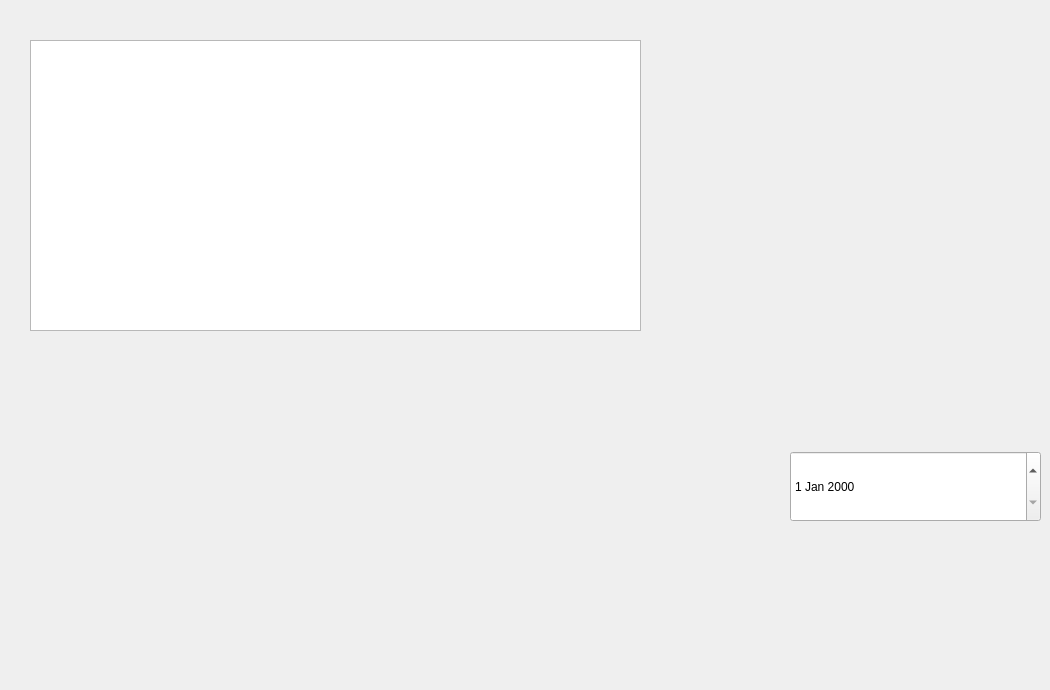
     <widget class="QWidget" name="page_5">
      <property name="styleSheet">
       <string notr="true">background-image:url(:/imprimer)
</string>
      </property>
      <widget class="QTableView" name="tableView_5">
       <property name="geometry">
        <rect>
         <x>30</x>
         <y>40</y>
         <width>611</width>
         <height>291</height>
        </rect>
       </property>
       <property name="styleSheet">
        <string notr="true">QTableView{
background: #2F2F2F
};</string>
       </property>
      </widget>
      <widget class="QLineEdit" name="imp_idp">
       <property name="geometry">
        <rect>
         <x>90</x>
         <y>420</y>
         <width>231</width>
         <height>41</height>
        </rect>
       </property>
       <property name="styleSheet">
        <string notr="true">background:transparent;
border:none;</string>
       </property>
      </widget>
      <widget class="QLineEdit" name="imp_idf">
       <property name="geometry">
        <rect>
         <x>90</x>
         <y>530</y>
         <width>231</width>
         <height>41</height>
        </rect>
       </property>
       <property name="styleSheet">
        <string notr="true">background:transparent;
border:none;</string>
       </property>
      </widget>
      <widget class="QLineEdit" name="imp_idc">
       <property name="geometry">
        <rect>
         <x>460</x>
         <y>530</y>
         <width>231</width>
         <height>41</height>
        </rect>
       </property>
       <property name="styleSheet">
        <string notr="true">background:transparent;
border:none;</string>
       </property>
      </widget>
      <widget class="QLineEdit" name="imp_quantite">
       <property name="geometry">
        <rect>
         <x>470</x>
         <y>420</y>
         <width>231</width>
         <height>41</height>
        </rect>
       </property>
       <property name="styleSheet">
        <string notr="true">background:transparent;
border:none;</string>
       </property>
      </widget>
      <widget class="QDateEdit" name="imp_date">
       <property name="geometry">
        <rect>
         <x>790</x>
         <y>451</y>
         <width>251</width>
         <height>71</height>
        </rect>
       </property>
      </widget>
      <widget class="QPushButton" name="imprimerpdfcom">
       <property name="geometry">
        <rect>
         <x>740</x>
         <y>580</y>
         <width>121</width>
         <height>101</height>
        </rect>
       </property>
       <property name="styleSheet">
        <string notr="true">background:transparent;
border:none;</string>
       </property>
       <property name="text">
        <string/>
       </property>
      </widget>
      <widget class="QPushButton" name="precIMP">
       <property name="geometry">
        <rect>
         <x>880</x>
         <y>620</y>
         <width>81</width>
         <height>51</height>
        </rect>
       </property>
       <property name="styleSheet">
        <string notr="true">background:transparent;
border:none;</string>
       </property>
       <property name="text">
        <string/>
       </property>
      </widget>
     </widget>
